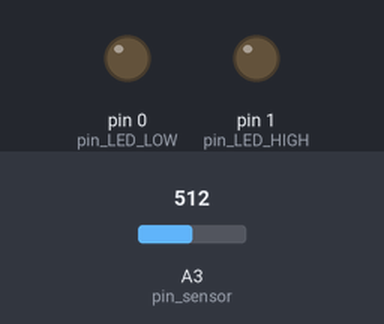
Simulated run of this sketch. Board: Arduino Uno, built with avr-gcc and run on an emulated ATmega328P. Parts: output pins drawn as LEDs (lit = HIGH). The inputs (shaded band) are chosen by the test bench; at power-on: A3 (pin_sensor) = 512.

Above: at 1.2 s.
1.3 s: A3 (pin_sensor) set to 893
2.8 s: A3 (pin_sensor) set to 908
At 3.2 s:
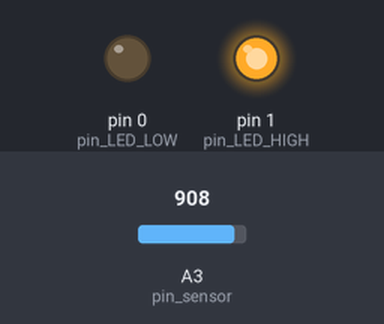
4.3 s: A3 (pin_sensor) set to 900
At 5.5 s:
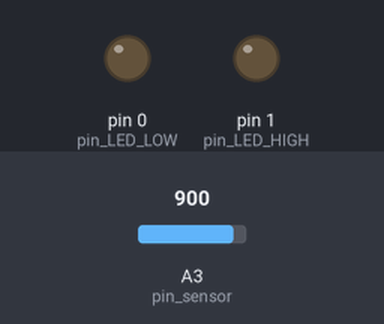
5.8 s: A3 (pin_sensor) set to 1023
At 6.9 s:
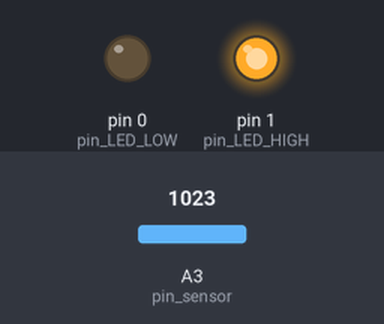
Timing chart, 0 to 8.3 s (numbered marks = the images above; inputs shaded):
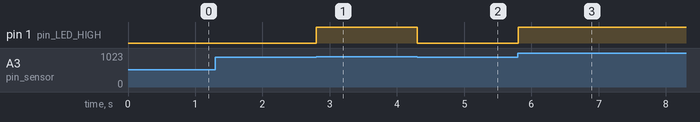

The sketch:

Night_Light.ino
```cpp
int pin_LED_LOW = 0;
int pin_LED_HIGH = 1;
int pin_sensor = 3;

void setup() {
  //Serial.begin(9600);

  pinMode(pin_LED_LOW, OUTPUT);
  pinMode(pin_LED_HIGH, OUTPUT);
  pinMode(pin_sensor, INPUT);

  digitalWrite(pin_LED_LOW, LOW);
}

void loop() {
  int value = analogRead(pin_sensor);

  //Serial.println(value);

  if (value > 900) digitalWrite(pin_LED_HIGH, HIGH);
  else digitalWrite(pin_LED_HIGH, LOW);

  delay(100);
}
```

Measured:
- the behaviour switches between 900 and 901 on A3 (pin_sensor) (found by bisection; images 0 and 1)
- after the input at 1.3 s, every drawn part: stays the same
- after the input at 2.8 s, pin 1 (pin_LED_HIGH): LOW → HIGH at once
- after the input at 4.3 s, pin 1 (pin_LED_HIGH): HIGH → LOW at once
- after the input at 5.8 s, pin 1 (pin_LED_HIGH): LOW → HIGH at once
